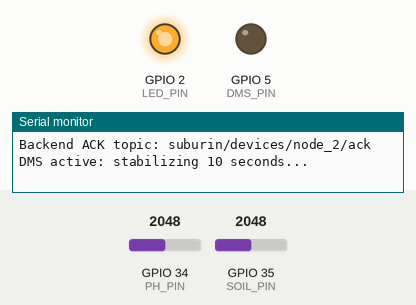
A sketch run on a simulated ESP32. On the bench: output pins drawn as LEDs (lit = HIGH), the last lines printed to the serial monitor. Inputs (shaded band) come from the test bench; at power-on: GPIO 34 (PH_PIN) = 2048, GPIO 35 (SOIL_PIN) = 2048 (analog values on the 0–4095 scale). WiFi joins after 1.5 s; servers stay silent unless stated; the local clock reads 2024-03-15 10:24:30 at power-on unless the sketch sets it; storage starts empty; random numbers use the default seed unless the sketch sets one; no MQTT or app messages arrive unless stated; not simulated (calls return 0 or success): secrets.h; names the files do not define were given values by the test bench: MQTT_PORT = 1883.

Above: at 0.1 s.
At 10.4 s:
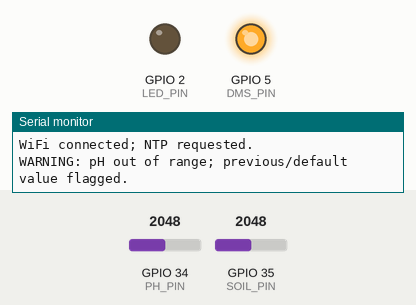
Timing chart, 0 to 11.9 s (numbered marks = the images above):
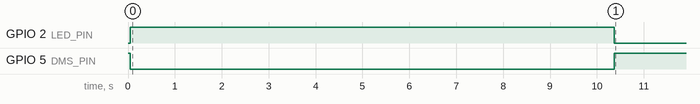

The sketch:

node_2.ino
```cpp
#include <Arduino.h>
#include <WiFi.h>
#include <WiFiClientSecure.h>
#include <PubSubClient.h>
#include <LittleFS.h>
#include <ArduinoJson.h>
#include <esp_system.h>
#include <esp_timer.h>
#include <time.h>
#include "secrets.h"

const char* NODE_ID = "node_2";

const uint8_t DMS_PIN = 5;
const uint8_t LED_PIN = 2;
const uint8_t PH_PIN = 34;
const uint8_t SOIL_PIN = 35;

const int SOIL_DRY_ADC_MAX = 2576;
const int SOIL_WET_ADC_CUTOFF = 650;
const float SOIL_D3 = -0.1368201823f;
const float SOIL_D2 = 0.7017281581f;
const float SOIL_D1 = -1.2209490615f;
const float SOIL_D0 = 0.8646193519f;
const char* SOIL_CALIBRATION_ID = "vwc_cubic_l0_13_provisional";

const uint16_t MAX_RECORDS = 512;
const uint32_t ACK_RETRY_MS = 30000;
const uint32_t WIFI_RETRY_MS = 30000;
const uint32_t MQTT_RETRY_MS = 15000;

enum SensorState : uint8_t {
  IDLE,
  PH_SETTLE,
  PH_SAMPLING,
  RECOVERY,
  SOIL_SETTLE,
  SOIL_SAMPLING
};

WiFiClientSecure tls;
PubSubClient mqtt(tls);

String telemetryTopic;
String configTopic;
String ackTopic;
String bootId;

bool fsReady = false;
bool storageMountFailed = false;
bool firstRead = true;
bool sentOnce = false;
bool ackReceived = false;
bool wifiWasConnected = false;
bool mqttTried = false;

uint32_t intervalMs = 15UL * 60UL * 1000UL;
uint32_t lastReadMs = 0;
uint32_t lastWifiTry = 0;
uint32_t lastMqttTry = 0;
uint32_t lastSendMs = 0;
uint32_t nextSequence = 1;
uint16_t queued = 0;

String pendingPath;
String pendingPayload;
String pendingId;
String serialCommand;

SensorState sensorState = IDLE;
uint8_t sampleIndex = 0;
uint32_t phaseMs = 0;
uint32_t sampleMs = 0;
long adcSum = 0;

int adcPH = 0;
float phValue = 7.0f;
float lastPH = 7.0f;
bool phValid = false;

float soilVWC = 0.0f;
float soilVWCPercent = 0.0f;
bool soilVwcAvailable = false;
bool soilADCClamped = false;
int soilADCForCalculation = 0;
const char* soilStatus = "not_read";

uint64_t measuredUptime = 0;
String measuredAt;

void convertSoilToVWC(int adc) {
  soilVwcAvailable = false;
  soilADCClamped = false;
  soilVWC = 0.0f;
  soilVWCPercent = 0.0f;
  soilADCForCalculation = adc;
  soilStatus = "not_calculated";

  if (adc <= 0 || adc >= 4095) {
    soilStatus = "adc_rail_or_invalid";
    return;
  }
  if (adc <= SOIL_WET_ADC_CUTOFF) {
    soilStatus = "wet_out_of_range";
    return;
  }
  if (adc > SOIL_DRY_ADC_MAX) {
    soilADCForCalculation = SOIL_DRY_ADC_MAX;
    soilADCClamped = true;
    soilStatus = "dry_clamped";
  } else {
    soilStatus = "within_model_range";
  }

  float x = (float)soilADCForCalculation / 1000.0f;
  float theta = ((SOIL_D3 * x + SOIL_D2) * x + SOIL_D1) * x + SOIL_D0;
  if (!(theta >= 0.0f && theta <= 1.0f)) {
    soilStatus = "calculation_invalid";
    return;
  }

  soilVWC = theta;
  soilVWCPercent = theta * 100.0f;
  soilVwcAvailable = true;
}

String queuePath(uint32_t sequence) {
  char path[32];
  snprintf(path, sizeof(path), "/q/%010lu.json", (unsigned long)sequence);
  return String(path);
}

bool parseSequence(String path, uint32_t& sequence) {
  String name = path.substring(path.lastIndexOf('/') + 1);
  if (name.length() != 15 || !name.endsWith(".json")) return false;
  for (int i = 0; i < 10; i++) {
    if (name[i] < '0' || name[i] > '9') return false;
  }
  unsigned long long n = strtoull(name.c_str(), nullptr, 10);
  if (n == 0 || n >= UINT32_MAX) return false;
  sequence = (uint32_t)n;
  return true;
}

String oldestPath() {
  File dir = LittleFS.open("/q");
  if (!dir || !dir.isDirectory()) return "";

  uint32_t minimum = UINT32_MAX;
  File file = dir.openNextFile();
  while (file) {
    uint32_t n;
    if (!file.isDirectory() && parseSequence(String(file.name()), n) && n < minimum) {
      minimum = n;
    }
    file.close();
    file = dir.openNextFile();
  }
  dir.close();

  return minimum == UINT32_MAX ? String("") : queuePath(minimum);
}

bool mountStorage() {
  if (!LittleFS.begin(false)) return false;
  if (!LittleFS.exists("/q") && !LittleFS.mkdir("/q")) return false;
  if (LittleFS.exists("/record.tmp") && !LittleFS.remove("/record.tmp")) return false;

  queued = 0;
  nextSequence = 1;

  File dir = LittleFS.open("/q");
  if (!dir || !dir.isDirectory()) return false;

  File file = dir.openNextFile();
  while (file) {
    uint32_t n;
    if (!file.isDirectory() && parseSequence(String(file.name()), n)) {
      queued++;
      if (n >= nextSequence) nextSequence = n + 1;
    }
    file.close();
    file = dir.openNextFile();
  }
  dir.close();

  Serial.printf("Storage mounted: %u pending, %u/%u bytes used\n", queued,
                (unsigned)LittleFS.usedBytes(), (unsigned)LittleFS.totalBytes());
  return true;
}

String utcNow() {
  time_t now = time(nullptr);
  if (now < 1704067200) return "";

  struct tm utc;
  gmtime_r(&now, &utc);
  char out[24];
  strftime(out, sizeof(out), "%Y-%m-%dT%H:%M:%SZ", &utc);
  return String(out);
}

bool saveReading(int adcSoil) {
  if (!fsReady || queued >= MAX_RECORDS || nextSequence == UINT32_MAX ||
      LittleFS.totalBytes() - LittleFS.usedBytes() < 16384) {
    Serial.println("ERROR: storage unavailable/full; NEW reading NOT saved.");
    return false;
  }

  String id = String(NODE_ID) + "-" + bootId + "-" + String(nextSequence);

  JsonDocument doc;
  doc["node_id"] = NODE_ID;
  doc["record_id"] = id;
  doc["boot_id"] = bootId;
  doc["uptime_ms"] = measuredUptime;
  if (measuredAt.length()) {
    doc["measured_at"] = measuredAt;
  } else {
    doc["measured_at"] = nullptr;
  }
  doc["time_valid"] = measuredAt.length() > 0;
  doc["ph"] = roundf(phValue * 10.0f) / 10.0f;
  doc["ph_valid"] = phValid;
  doc["ph_used_previous"] = !phValid;
  if (soilVwcAvailable) {
    doc["soil_vwc"] = roundf(soilVWC * 10000.0f) / 10000.0f;
    doc["soil_vwc_pct"] = roundf(soilVWCPercent * 100.0f) / 100.0f;
    doc["adc_soil_used"] = soilADCForCalculation;
  } else {
    doc["soil_vwc"] = nullptr;
    doc["soil_vwc_pct"] = nullptr;
    doc["adc_soil_used"] = nullptr;
  }
  doc["soil_status"] = soilStatus;
  doc["soil_adc_clamped"] = soilADCClamped;
  doc["soil_calibration_id"] = SOIL_CALIBRATION_ID;
  doc["adc_ph"] = adcPH;
  doc["adc_soil"] = adcSoil;
  doc["reading_interval_min"] = intervalMs / 60000UL;

  if (doc.overflowed()) {
    Serial.println("ERROR: JSON allocation failed; reading NOT saved.");
    return false;
  }

  String payload;
  size_t expected = measureJson(doc);
  if (serializeJson(doc, payload) != expected || payload.length() != expected) {
    Serial.println("ERROR: incomplete JSON; reading NOT saved.");
    return false;
  }

  File file = LittleFS.open("/record.tmp", "w");
  if (!file) {
    Serial.println("ERROR: cannot open temp file; reading NOT saved.");
    return false;
  }
  size_t written = file.print(payload);
  file.flush();
  file.close();

  File check = LittleFS.open("/record.tmp", "r");
  bool ok = check && written == payload.length() && check.readString() == payload;
  check.close();

  String target = queuePath(nextSequence);
  if (!ok || LittleFS.exists(target) || !LittleFS.rename("/record.tmp", target)) {
    Serial.println("ERROR: write/commit failed; reading NOT saved.");
    return false;
  }

  nextSequence++;
  queued++;
  Serial.printf("SAVED (%u pending): ", queued);
  Serial.println(payload);
  return true;
}

void mqttCallback(char* topic, byte* payload, unsigned int length) {
  if (String(topic) == ackTopic) {
    if (sentOnce && length == pendingId.length() &&
        memcmp(payload, pendingId.c_str(), length) == 0) {
      ackReceived = true;
    }
    return;
  }
  if (String(topic) != configTopic) return;

  JsonDocument doc;
  if (deserializeJson(doc, payload, length)) return;
  if (!doc["reading_interval_min"].is<int>()) return;

  int minutes = doc["reading_interval_min"].as<int>();
  if (minutes < 1 || minutes > 60) {
    Serial.println("Invalid interval: allowed 1-60 min.");
    return;
  }

  uint32_t updated = (uint32_t)minutes * 60000UL;
  if (updated != intervalMs) {
    intervalMs = updated;
    Serial.printf("Interval updated: %d minutes\n", minutes);
  }
}

void serviceNetwork() {
  if (WiFi.status() != WL_CONNECTED) {
    if (wifiWasConnected) {
      tls.stop();
      wifiWasConnected = false;
    }
    if (sensorState == IDLE && millis() - lastWifiTry >= WIFI_RETRY_MS) {
      lastWifiTry = millis();
      WiFi.reconnect();
    }
    return;
  }

  if (!wifiWasConnected) {
    wifiWasConnected = true;
    mqttTried = false;
    configTime(0, 0, "pool.ntp.org", "time.google.com");
    Serial.println("WiFi connected; NTP requested.");
  }

  if (!mqtt.connected() && sensorState == IDLE &&
      (!mqttTried || millis() - lastMqttTry >= MQTT_RETRY_MS)) {
    mqttTried = true;
    lastMqttTry = millis();

    String clientId = String("ESP32_") + NODE_ID + "_" + bootId;
    bool connected = strlen(MQTT_USER) > 0
                         ? mqtt.connect(clientId.c_str(), MQTT_USER, MQTT_PASSWORD)
                         : mqtt.connect(clientId.c_str());

    if (connected) {
      bool ackSubscribed = mqtt.subscribe(ackTopic.c_str(), 1);
      bool configSubscribed = mqtt.subscribe(configTopic.c_str(), 1);
      if (!ackSubscribed || !configSubscribed) {
        mqtt.disconnect();
        Serial.println("Subscription send failed; retry later.");
      } else {
        Serial.println("MQTT connected; config + ACK subscriptions requested.");
      }
    } else {
      Serial.printf("MQTT failed: %d; sensors continue.\n", mqtt.state());
    }
  }

  if (mqtt.connected()) mqtt.loop();
}

void serviceQueue() {
  if (!fsReady) return;

  if (ackReceived && pendingPath.length()) {
    if (!LittleFS.remove(pendingPath)) {
      static uint32_t lastError = 0;
      if (millis() - lastError > 5000) {
        lastError = millis();
        Serial.println("ERROR: cannot delete ACKed record.");
      }
      return;
    }
    if (queued) queued--;
    Serial.print("ACKED: ");
    Serial.println(pendingId);
    pendingPath = "";
    pendingId = "";
    pendingPayload = "";
    ackReceived = false;
    sentOnce = false;
  }

  if (!mqtt.connected() || WiFi.status() != WL_CONNECTED || queued == 0) return;

  if (!pendingPath.length()) {
    pendingPath = oldestPath();
    if (!pendingPath.length()) {
      Serial.println("ERROR: queue index mismatch.");
      return;
    }

    File file = LittleFS.open(pendingPath, "r");
    pendingPayload = file ? file.readString() : String("");
    file.close();

    JsonDocument doc;
    if (deserializeJson(doc, pendingPayload) || !doc["record_id"].is<const char*>()) {
      Serial.println("ERROR: corrupt queue record; queue paused. Inspect filesystem.");
      fsReady = false;
      return;
    }
    pendingId = doc["record_id"].as<String>();
  }

  if (sentOnce && millis() - lastSendMs < ACK_RETRY_MS) return;

  if (mqtt.publish(telemetryTopic.c_str(), pendingPayload.c_str(), false)) {
    sentOnce = true;
    lastSendMs = millis();
    Serial.print("SENT; waiting backend ACK: ");
    Serial.println(pendingId);
  } else {
    Serial.println("Publish failed; record remains stored.");
    mqtt.disconnect();
    mqttTried = true;
    lastMqttTry = millis();
  }
}

void serviceSensors() {
  uint32_t now = millis();

  switch (sensorState) {
    case IDLE:
      if (!firstRead && now - lastReadMs < intervalMs) return;
      firstRead = false;
      lastReadMs = now;
      analogReadResolution(10);
      digitalWrite(DMS_PIN, LOW);
      digitalWrite(LED_PIN, HIGH);
      sensorState = PH_SETTLE;
      phaseMs = now;
      Serial.println("DMS active: stabilizing 10 seconds...");
      break;

    case PH_SETTLE:
      if (now - phaseMs < 10000) return;
      measuredAt = utcNow();
      measuredUptime = (uint64_t)(esp_timer_get_time() / 1000);
      adcSum = 0;
      sampleIndex = 0;
      sampleMs = now;
      sensorState = PH_SAMPLING;
      break;

    case PH_SAMPLING:
      if (now - sampleMs < 20) return;
      sampleMs = now;
      adcSum += analogRead(PH_PIN);
      if (++sampleIndex < 15) return;

      adcPH = adcSum / 15;
      {
        float raw = -0.0233f * (float)adcPH + 12.698f;
        phValid = raw >= 3.0f && raw <= 10.0f;
        if (phValid) {
          lastPH = raw;
        } else {
          Serial.println("WARNING: pH out of range; previous/default value flagged.");
        }
      }
      phValue = lastPH;
      digitalWrite(DMS_PIN, HIGH);
      digitalWrite(LED_PIN, LOW);
      phaseMs = now;
      sensorState = RECOVERY;
      break;

    case RECOVERY:
      if (now - phaseMs < 3000) return;
      analogReadResolution(12);
      phaseMs = now;
      sensorState = SOIL_SETTLE;
      break;

    case SOIL_SETTLE:
      if (now - phaseMs < 100) return;
      adcSum = 0;
      sampleIndex = 0;
      sampleMs = now;
      sensorState = SOIL_SAMPLING;
      break;

    case SOIL_SAMPLING:
      if (now - sampleMs < 20) return;
      sampleMs = now;
      adcSum += analogRead(SOIL_PIN);
      if (++sampleIndex < 20) return;

      int soil = adcSum / 20;
      convertSoilToVWC(soil);

      Serial.printf("ADC pH=%d | pH=%.1f | ADC soil=%d", adcPH, phValue, soil);
      if (soilVwcAvailable) {
        Serial.printf(" | VWC=%.4f m3/m3 | VWC Percent=%.2f %%", soilVWC, soilVWCPercent);
      } else {
        Serial.print(" | VWC=N/A");
      }
      Serial.printf(" | Soil status=%s\n", soilStatus);

      saveReading(soil);
      sensorState = IDLE;
      break;
  }
}

void serviceSerial() {
  while (Serial.available()) {
    char c = (char)Serial.read();
    if (c == '\n') {
      serialCommand.trim();
      if (serialCommand == "FORMAT LITTLEFS" && storageMountFailed) {
        Serial.println("Explicit format requested: erasing filesystem.");
        LittleFS.end();
        if (LittleFS.format()) {
          fsReady = mountStorage();
          storageMountFailed = !fsReady;
          pendingPath = "";
          pendingId = "";
          pendingPayload = "";
          sentOnce = false;
          ackReceived = false;
        }
        Serial.println(fsReady ? "Format/mount OK." : "Format/mount FAILED; check partition scheme.");
      }
      serialCommand = "";
    } else if (serialCommand.length() < 64) {
      serialCommand += c;
    }
  }
}

void setup() {
  Serial.begin(115200);
  pinMode(DMS_PIN, OUTPUT);
  pinMode(LED_PIN, OUTPUT);
  digitalWrite(DMS_PIN, HIGH);
  digitalWrite(LED_PIN, LOW);

  WiFi.mode(WIFI_STA);
  WiFi.setAutoReconnect(true);
  WiFi.begin(WIFI_SSID, WIFI_PASSWORD);
  lastWifiTry = millis();

  char token[33];
  snprintf(token, sizeof(token), "%08lx%08lx%08lx%08lx",
           (unsigned long)esp_random(), (unsigned long)esp_random(),
           (unsigned long)esp_random(), (unsigned long)esp_random());
  bootId = token;

  String base = String("suburin/devices/") + NODE_ID;
  telemetryTopic = base + "/telemetry";
  configTopic = base + "/config";
  ackTopic = base + "/ack";

  fsReady = mountStorage();
  storageMountFailed = !fsReady;
  if (!fsReady) {
    Serial.println("ERROR: filesystem not mounted. Send FORMAT LITTLEFS to erase and retry.");
  }

  tls.setInsecure();
  tls.setHandshakeTimeout(5);
  mqtt.setServer(MQTT_HOST, MQTT_PORT);
  mqtt.setCallback(mqttCallback);
  if (!mqtt.setBufferSize(1536)) Serial.println("ERROR: MQTT buffer allocation failed.");
  mqtt.setKeepAlive(60);
  mqtt.setSocketTimeout(3);

  Serial.println("SUBURIN VWC: sensing continues even without WiFi/MQTT.");
  Serial.println("VWC cubic provisional; no RWC/CC conversion. Soil averaging: 20 samples.");
  Serial.print("Backend ACK topic: ");
  Serial.println(ackTopic);
}

void loop() {
  serviceSerial();
  serviceSensors();
  serviceNetwork();
  serviceQueue();
  delay(2);
}
```

Measured:
- by itself, GPIO 2 (LED_PIN): LOW → HIGH at 0.05 s, → LOW 10.3 s later
- by itself, GPIO 5 (DMS_PIN): HIGH → LOW at 0.05 s, → HIGH 10.3 s later
